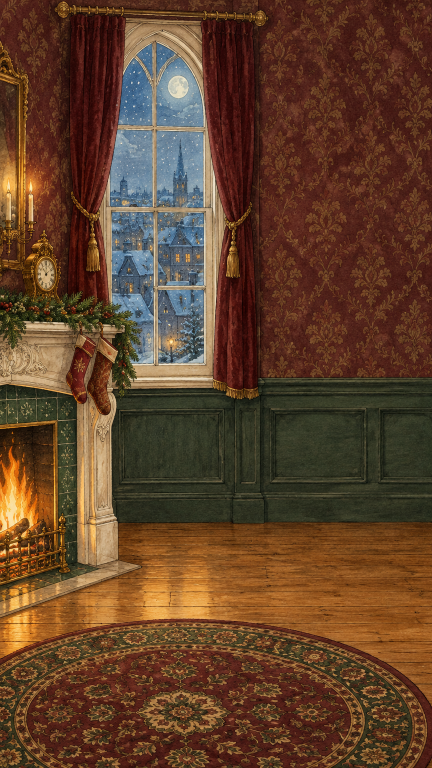
#> input picture nutcracker-midnight-dream/src/assets/gouache/parlour-night.png, 864 x 1536 px, found by its file name (shown at 1/2 size)
$ python make-morning-plate.py
#> lines starting #> are read from the running program, lines starting #| are printed output that depends on the picture; after the words box and inside, x2 and y2 are one past the last pixel; in counts of white or black regions, pixels touching at a corner belong together
"""Derive the morning parlour from the painted night parlour so both scenes
show exactly the same room: window panes repainted as a pale dawn sky,
the fire dies down to embers, and the whole plate is warmed and lifted."""
from PIL import Image, ImageFilter
import numpy as np

im = np.asarray(Image.open('public/gouache/parlour-night.png').convert('RGB')).astype(np.float32)
h, w, _ = im.shape
#> h = 1536; w = 864
r, g, b = im[..., 0], im[..., 1], im[..., 2]
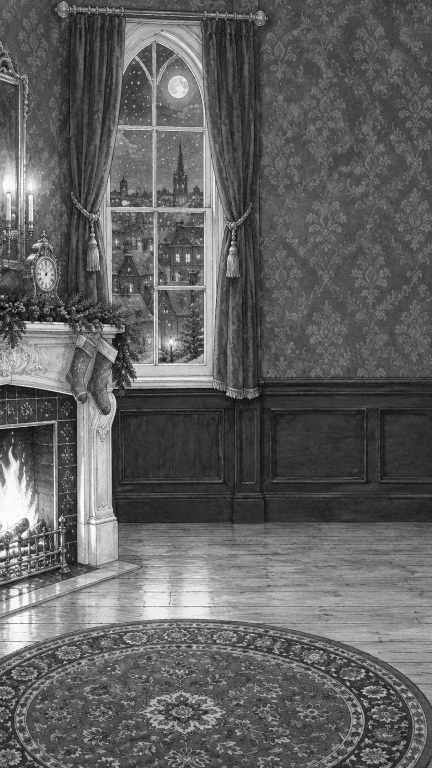
#> r: shape (1536, 864) float32 (shown at 1/2 size); min 0, max 255, mean 97.2
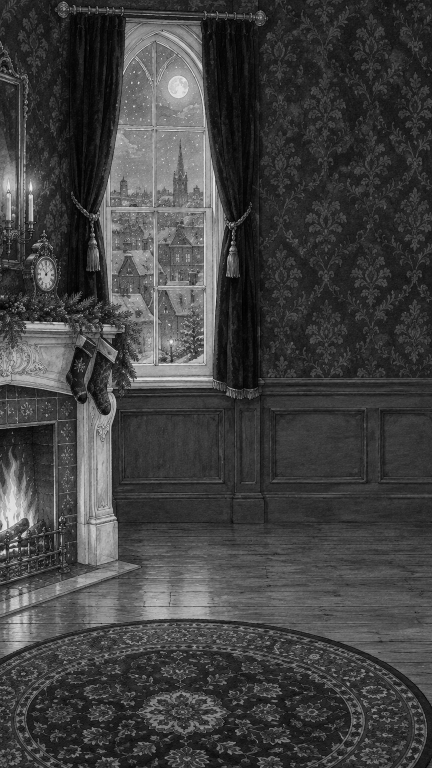
#> g: shape (1536, 864) float32 (shown at 1/2 size); min 0, max 253, mean 65.5
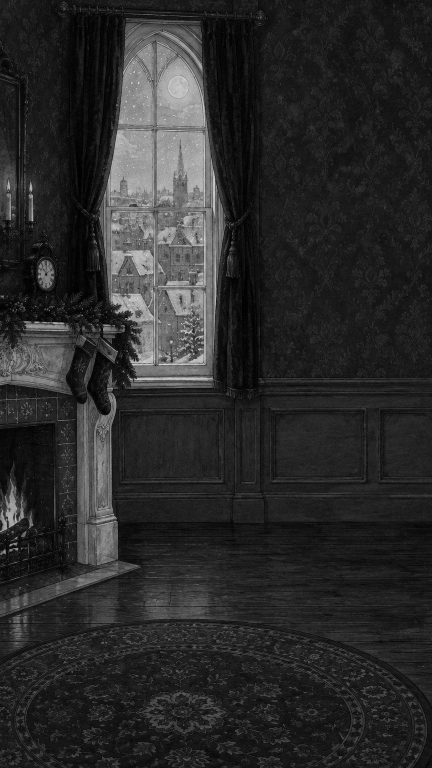
#> b: shape (1536, 864) float32 (shown at 1/2 size); min 0, max 248, mean 42.7
lum = 0.3 * r + 0.59 * g + 0.11 * b
yy, xx = np.mgrid[0:h, 0:w]

# window glass: bluish pixels inside the window
win = (xx > 218) & (xx < 412) & (yy > 70) & (yy < 732) & (b > r + 12)
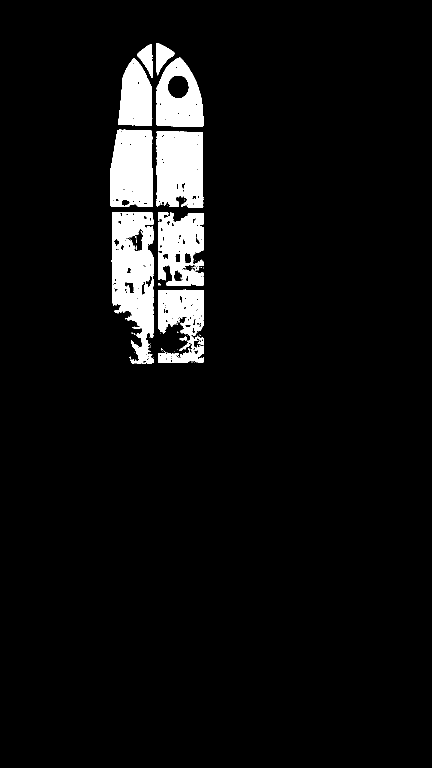
#> win: shape (1536, 864) bool (shown at 1/2 size); 6% white; 55 white regions (43 under 20 px), largest, box (x1, y1, x2, y2) and area: (223, 424, 307, 727) 17244, (313, 262, 407, 415) 13246, (220, 259, 305, 414) 11944
m = Image.fromarray((win * 255).astype(np.uint8)).filter(ImageFilter.GaussianBlur(1.5))
m = np.asarray(m).astype(np.float32)[..., None] / 255
#> m: shape (1536, 864, 1) float32
t = (yy[..., None] - 70) / 660.0  # top→bottom gradient: pale blue to gold
sky_top = np.array([214, 230, 238], np.float32)
sky_bot = np.array([252, 232, 196], np.float32)
sky = sky_top * (1 - t) + sky_bot * t
l = (lum[..., None] / 255.0)
morning_view = sky * (0.62 + 0.5 * l)  # keep painted rooftops/snow as light-dark texture
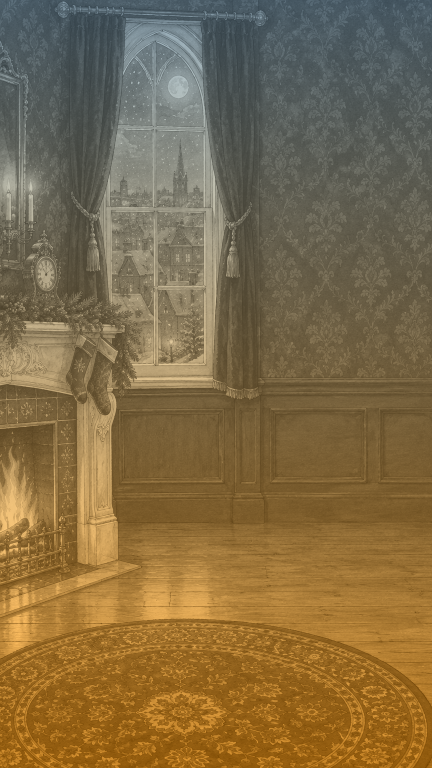
#> morning_view: shape (1536, 864, 3) float64 (shown at 1/2 size); mean of channels 0, 1, 2 193.9, 176.9, 147.3; drawn with min black and max white
out = im * (1 - m) + np.clip(morning_view, 0, 255) * m

# fire → embers
fire = (xx < 120) & (yy > 830) & (yy < 1110) & (r > 170) & (g > 90)
#> fire: shape (1536, 864) bool; 0.7% white; 181 white regions (167 under 20 px), largest, box (x1, y1, x2, y2) and area: (0, 904, 82, 1077) 7351, (107, 907, 112, 1061) 442, (46, 841, 112, 848) 167
fm = Image.fromarray((fire * 255).astype(np.uint8)).filter(ImageFilter.GaussianBlur(3))
fm = np.asarray(fm).astype(np.float32)[..., None] / 255
#> fm: shape (1536, 864, 1) float32
ember = np.stack([lum * 0.35 + 30, lum * 0.18 + 14, lum * 0.12 + 10], -1)
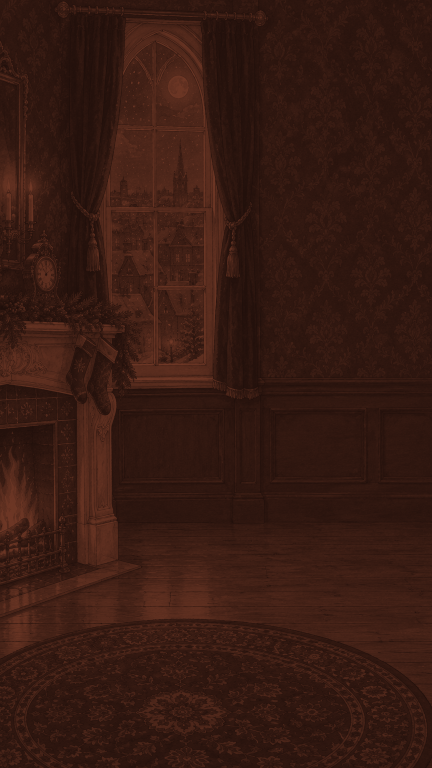
#> ember: shape (1536, 864, 3) float32 (shown at 1/2 size); mean of channels 0, 1, 2 55.4, 27, 18.7; drawn as R, G, B
out = out * (1 - fm) + ember * fm

# morning grade: lift shadows, warm highlights
out = out / 255.0
out = 1 - (1 - out) * 0.86  # lift
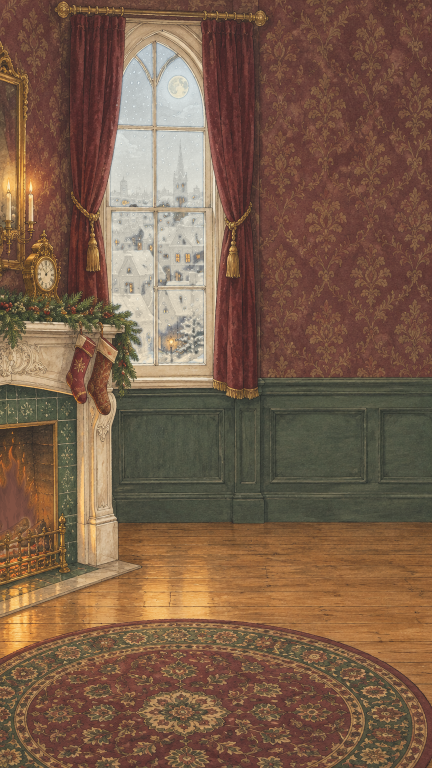
#> out: shape (1536, 864, 3) float64 (shown at 1/2 size); mean R, G, B 0.485, 0.373, 0.292
out[..., 0] *= 1.03
out[..., 2] *= 0.94
out = np.clip(out * 255, 0, 255).astype(np.uint8)
Image.fromarray(out).save('public/gouache/parlour-morning.png')
print('wrote public/gouache/parlour-morning.png')
